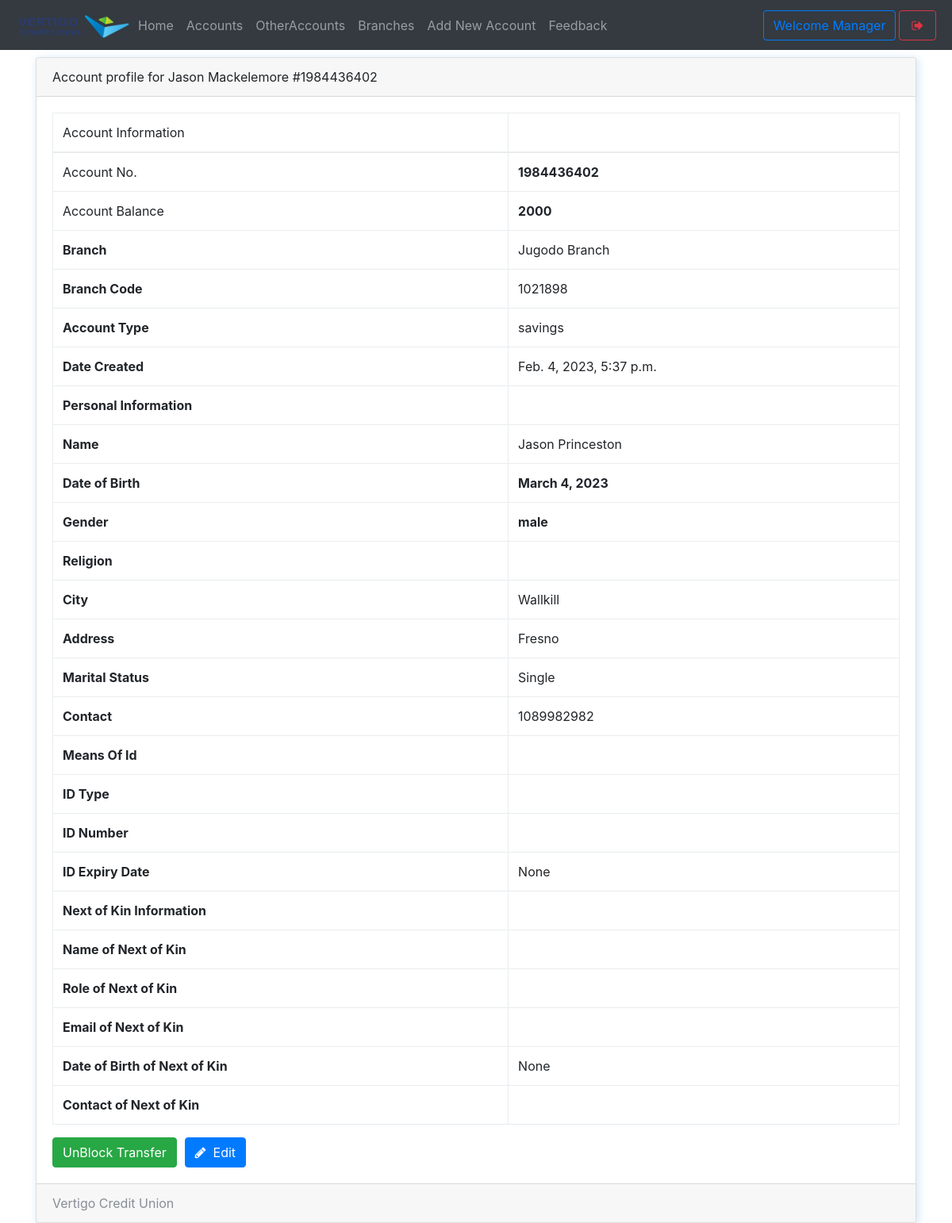
The app's page /manager/account/2 (signed in), older data.
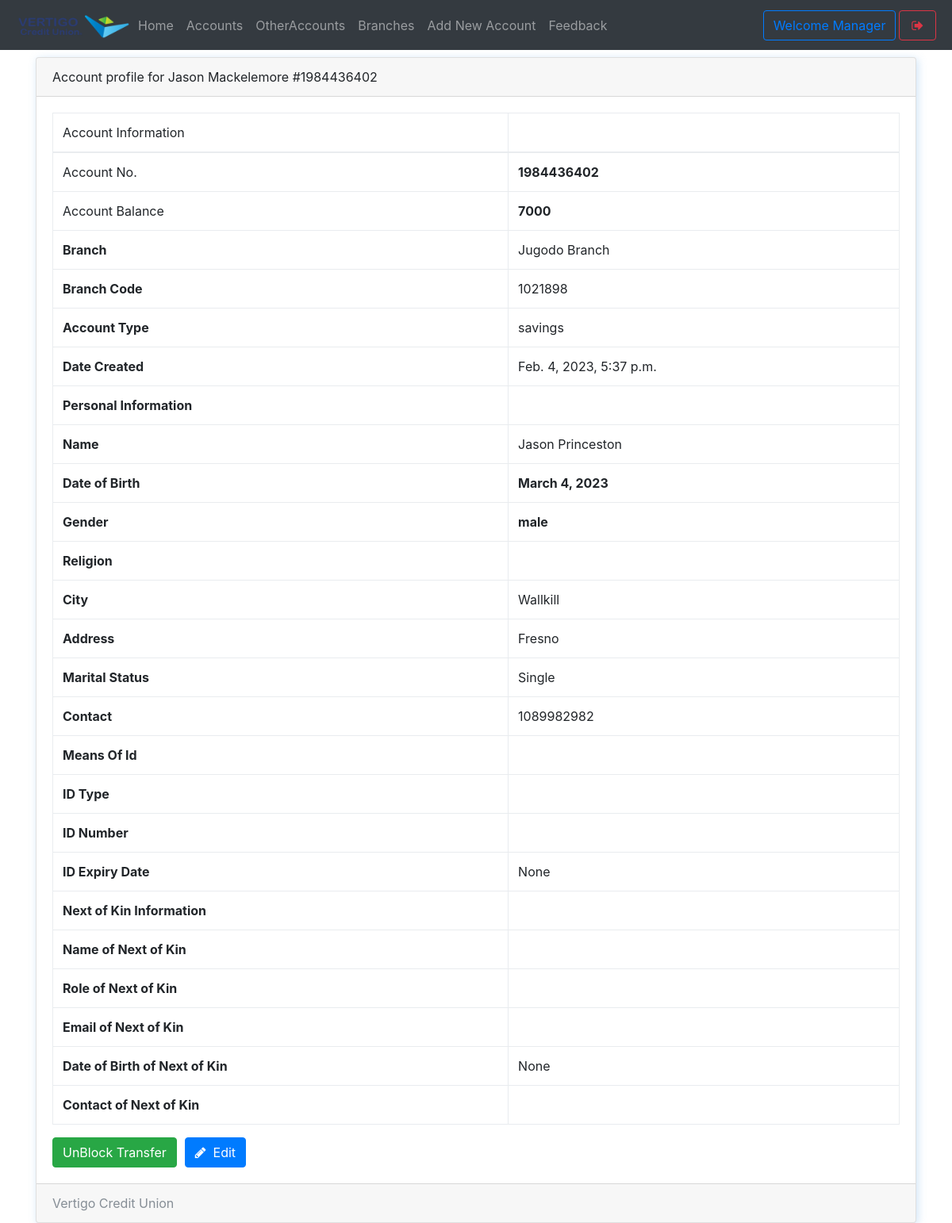
The same page, newer data.
### core/models.py (models this page shows, shortened)
class Account(models.Model):
    user = models.OneToOneField(User,on_delete= models.CASCADE)
    account_number = models.CharField(max_length = 10,unique = True,validators=[numeric_validation])
    balance = models.BigIntegerField()
    branch  = models.ForeignKey(Branch,null = True,blank=True,on_delete=models.SET_NULL)
    account_type = models.CharField(max_length = 10, choices = (('current','current'),('savings','savings')),default = "savings")
    first_name = models.CharField(max_length = 256)
    middle_name = models.CharField(max_length = 256, blank = True)
    last_name = models.CharField(max_length = 256)
    dob = models.DateField(blank=True,null = True)
    gender = models.CharField(max_length= 2, choices=(('m',"male"),('f',"female")), blank=True)
    city = models.CharField(max_length= 20, blank=True)
    religion = models.CharField(max_length= 20, blank=True)
    marital_status = models.CharField(max_length= 2, choices=(('s',"Single"),('m',"Married")), blank=True)
    address = models.CharField(max_length= 40, blank=True)
    contact = models.CharField(max_length=12,blank=True, validators=[numeric_validation])
    means_of_id = models.CharField(max_length = 10, choices = (('nid','national id card'),('dl','driver licence'),('vc','Voters Card'),
    ('ip','International Passport')), blank=True)
    id_number = models.CharField(max_length= 20, blank=True)
    id_expiry_date = models.DateField(blank=True,auto_now_add=False,null=True)
    next_of_kin_title = models.CharField(max_length= 256, blank=True)
    next_of_kin_name = models.CharField(max_length= 256, blank=True)
    next_of_kin_email = models.EmailField(blank=True)
    next_of_kin_dob = models.DateField(blank=True, auto_now_add=False,null=True)
    next_of_kin_contact = models.CharField(max_length= 12, blank=True)
    date_created = models.DateTimeField(auto_now_add = True)

class Branch(models.Model):
    number = models.IntegerField()
    name = models.CharField(max_length=100)

### core/views.py (the view, shortened to what this page needs)
# urls.py: path('manager/account/<int:pk>',ManagerAccountDetailView.as_view(),name="manager-account-view"),
class ManagerAccountDetailView(ManagerRequiredMixin,DetailView):
    model = Account
    template_name = "manager/account-details.html"
    def get_context_data(self, **kwargs):
        context = super().get_context_data(**kwargs)
        obj = context['object']
        if BlockedTransfer.objects.filter(account = obj).exists():
            blocked = True
        else:
            blocked = False
        context['blocked'] = blocked
        return context

### core/views.py (called while the page is built)
    def test_func(self):
        return self.request.user.is_staff or self.request.user.usertype == "manager"

### core/templates/manager/account-details.html (shortened to what the changed rows need)
{% extends 'manager/manager-base.html' %}
{% block content %}
<div class="container">
    <div class="card w-100 shadowBlue">
      <div class="card-header">
        Account profile for {{object.first_name}} {{object.last_name}} #{{object.account_number}}
      </div>
      <div class="card-body">
        <table class="table table-bordered">
          <thead>
            <tr >
              <td scope="row">Account Information</td>
              <td></td>
            </tr>
          </thead>
          <tbody>
            <tr>
              <td scope="col">Account No.</td>
              <th scope="col">{{object.account_number}}</th>
            </tr>
            <tr>
              <td scope="col">Account Balance</td>
              <th scope="col">{{object.balance}}</th>
            </tr>
            <tr>
              <th scope="row">Branch</th>
              <td>{{object.branch.name}}</td>
            </tr>
            <tr>
              <th scope="row">Branch Code</th>
              <td>{{object.branch.number}}</td>
            </tr>
            <tr>
              <th scope="row">Account Type</th>
              <td>{{object.account_type}}</td>
            </tr>
            <tr>
              <th scope="row">Date Created</th>
              <td>{{object.date_created}}</td>
            </tr>
            <tr>
              <th scope="row">Personal Information</th>
            </tr>
            <tr>
              <th scope="col">Name</td>
              <td scope="col">{{object.first_name}} {{object.middle_name}} {{object.lat_name}}</th>
            </tr>
            <tr>
              <th scope="col">Date of Birth</td>
              <th scope="col">{{object.dob}}</th>
            </tr>
            <tr>
              <th scope="col">Gender</td>
              <th scope="col">{{object.get_gender_display}}</th>
            </tr>
            <tr>
              <th scope="col">Religion</td>
              <td scope="col">{{object.Religion}}</th>
            </tr>
            <tr>
              <th scope="col">City</td>
              <td scope="col">{{object.city}}</th>
            </tr>
            <tr>
              <th scope="col">Address</td>
              <td scope="col">{{object.address}}</th>
            </tr>
            <tr>
              <th scope="col">Marital Status</td>
              <td scope="col">{{object.get_marital_status_display}}</th>
            </tr>
            <tr>
              <th scope="col">Contact</td>
              <td scope="col">{{object.contact}}</th>
            </tr>
            <tr>
              <th scope="row">Means Of Id</th>
            </tr>
            <tr>
              <th scope="col">ID Type</td>
              <td scope="col">{{object.means_of_id}}</th>
            </tr>
            <tr>
              <th scope="col">ID Number</td>
              <td scope="col">{{object.id_number}}</th>
            </tr>
            <tr>
              <th scope="col">ID Expiry Date</td>
              <td scope="col">{{object.id_expiry_date}}</th>
            </tr>
            <tr>
              <th scope="row">Next of Kin Information</th>
            </tr>
            <tr>
              <th scope="col">Name of Next of Kin</td>
              <td scope="col">{{object.next_of_kin_name}}</th>
            </tr>
            <tr>
              <th scope="col">Role of Next of Kin</td>
              <td scope="col">{{object.next_of_kin_title}}</th>
            </tr>
            <tr>
              <th scope="col">Email of Next of Kin</td>
              <td scope="col">{{object.next_of_kin_email}}</th>
            </tr>
            <tr>
              <th scope="col">Date of Birth of Next of Kin</td>
              <td scope="col">{{object.next_of_kin_dob}}</th>
            </tr>
            <tr>
              <th scope="col">Contact of Next of Kin</td>
              <td scope="col">{{object.next_of_kin_contact}}</th>
            </tr>
          </tbody>
        </table>
        <div>
        </div>
      </div>
      <div class="card-footer text-muted">
        {{request.bankname}}
      </div>
    </div>
</div>
{% endblock %}

Row changes from the older to the newer data that the page shows:
changed Account "Jason": balance "2000" → "7000"
